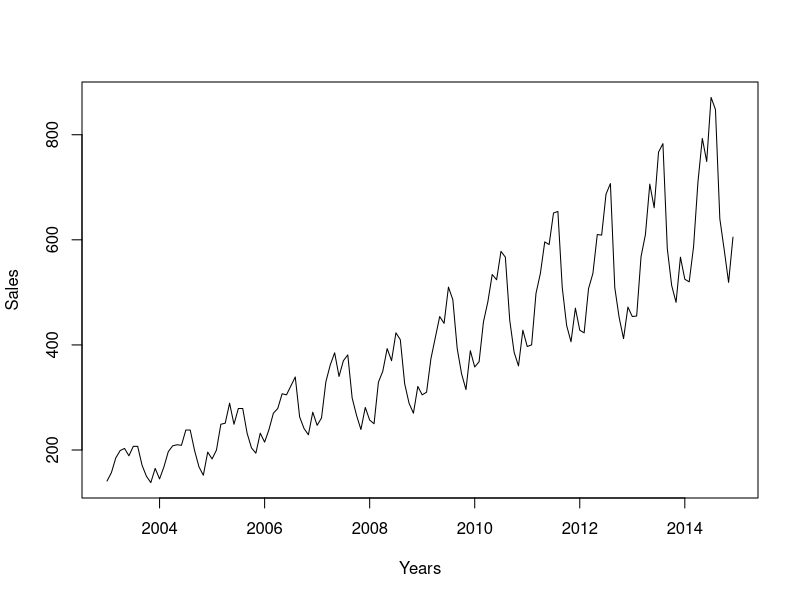
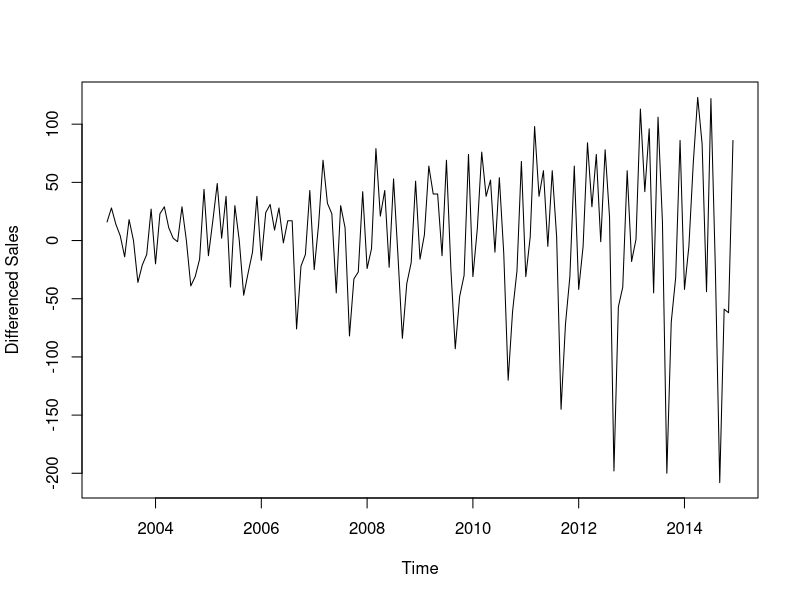
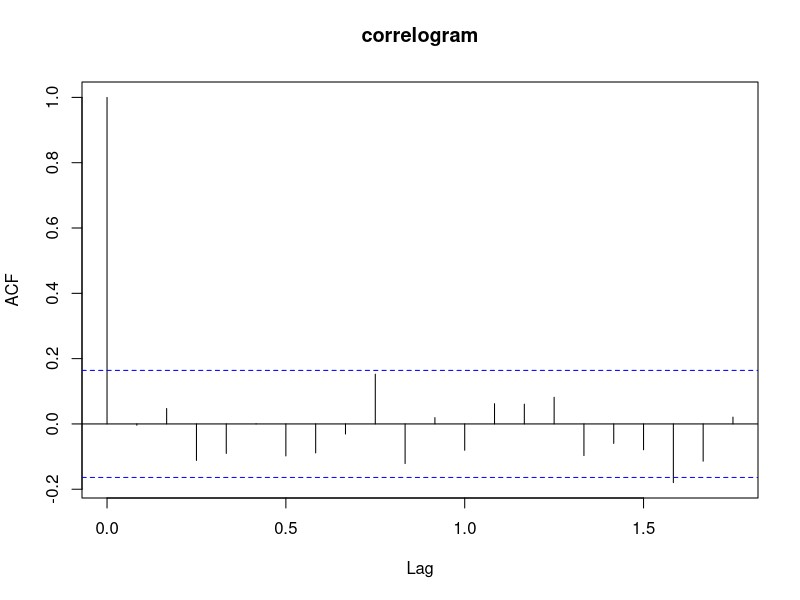
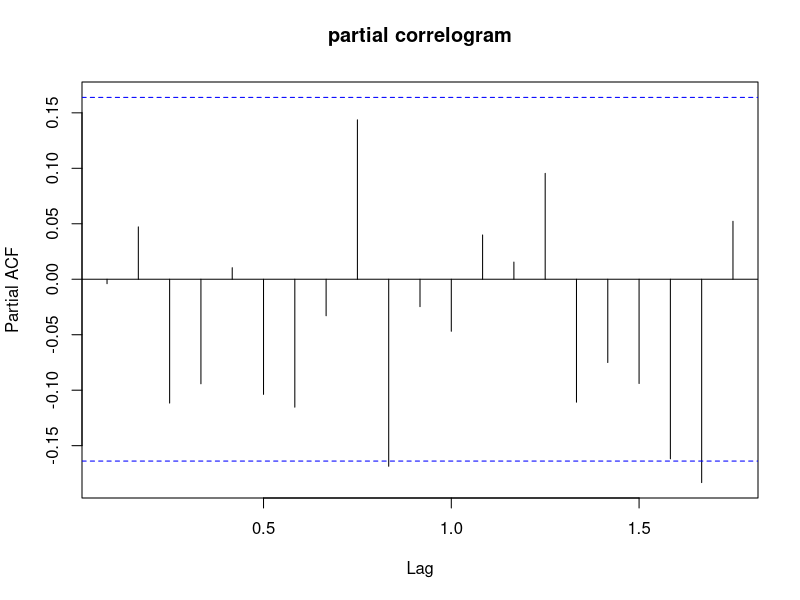
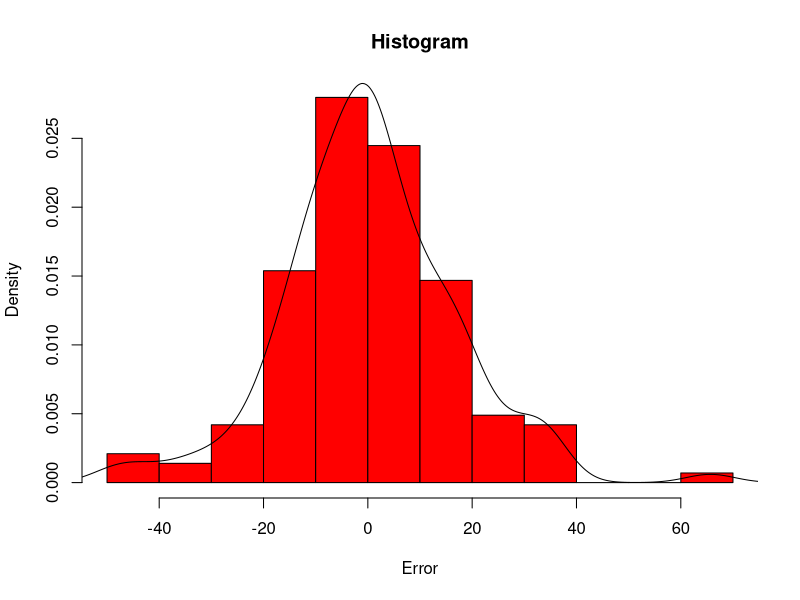
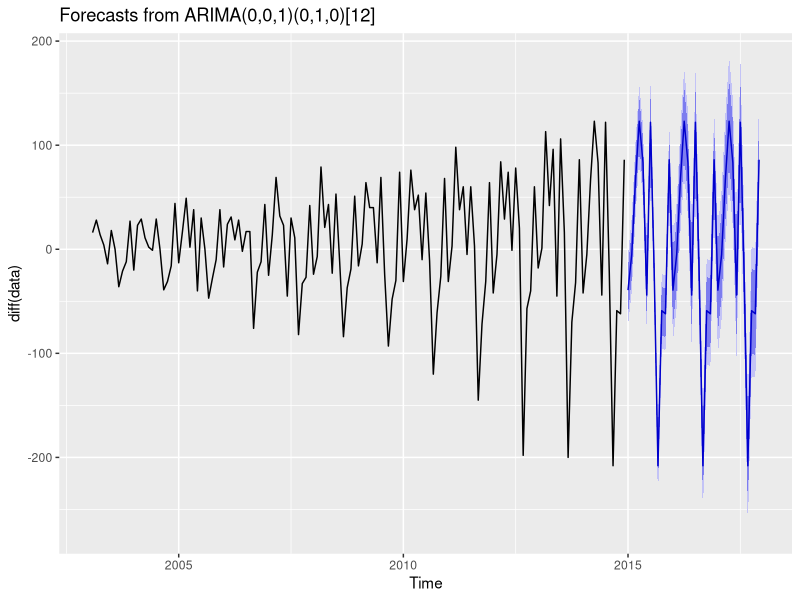

Recreate these plots in R, in order.
#install.packages("forecast")
library(forecast)

#Setting the working directory path 
getwd()
setwd("/home/dinesh/Data-Science/RStudy/6_time_series")

#Importing the csv data
data <- read.csv("Sales.csv")
data
head(data)
View(data)

class(data)

colnames(data)[c(1:2)] <- c("date","sales")

## data preparation steps
# converting into timeseries data
data <- ts(data[,2],start = c(2003,1),frequency = 12)
class(data)
print(data)

#plotting the data
plot(data, xlab = "Years", ylab = "Sales")

#Differencing the data to get rid off the trend (correcting for non stationarity)
plot(diff(data), ylab = "Differenced Sales")

##Testing for Stationarity
#Augmented Dickey-Fuller (ADF) Test
library(tseries)
adf.test(diff(data), alternative = "stationary")

#Automated ARIMA modelling
require(forecast)
ARIMAfit1 <- auto.arima(diff(data), approximation = TRUE, trace = TRUE)
print(ARIMAfit1)
summary(ARIMAfit1)
# Lower the AIC and BIC the better the model

# ACF and PACF plots
acf(ARIMAfit1$residuals, main = "correlogram")
#Shows autocorrelation for in sample forecast errors should not exceed bands the dotted lines.
pacf(ARIMAfit1$residuals, main = "partial correlogram")
# if lines exceed the bands then there is autocorrelation possibility and we use the Ljung Box test.

#Ljung Box test
Box.test(ARIMAfit1$residuals, lag = 20, type = "Ljung-Box")
#Null Hypothesis of no autocorrelation.
# p-values > 0.5, accept null hypothesis. So there is no AutoCorrelation.

#Residuals Plot
ARIMAfit1$residuals
hist(ARIMAfit1$residuals, col = "red", xlab = "Error", main = "Histogram", freq = FALSE)
lines(density(ARIMAfit1$residuals))

#Forest
library(ggplot2)
f <- forecast(ARIMAfit1,36)
print(f)
autoplot(f)
accuracy(f)
